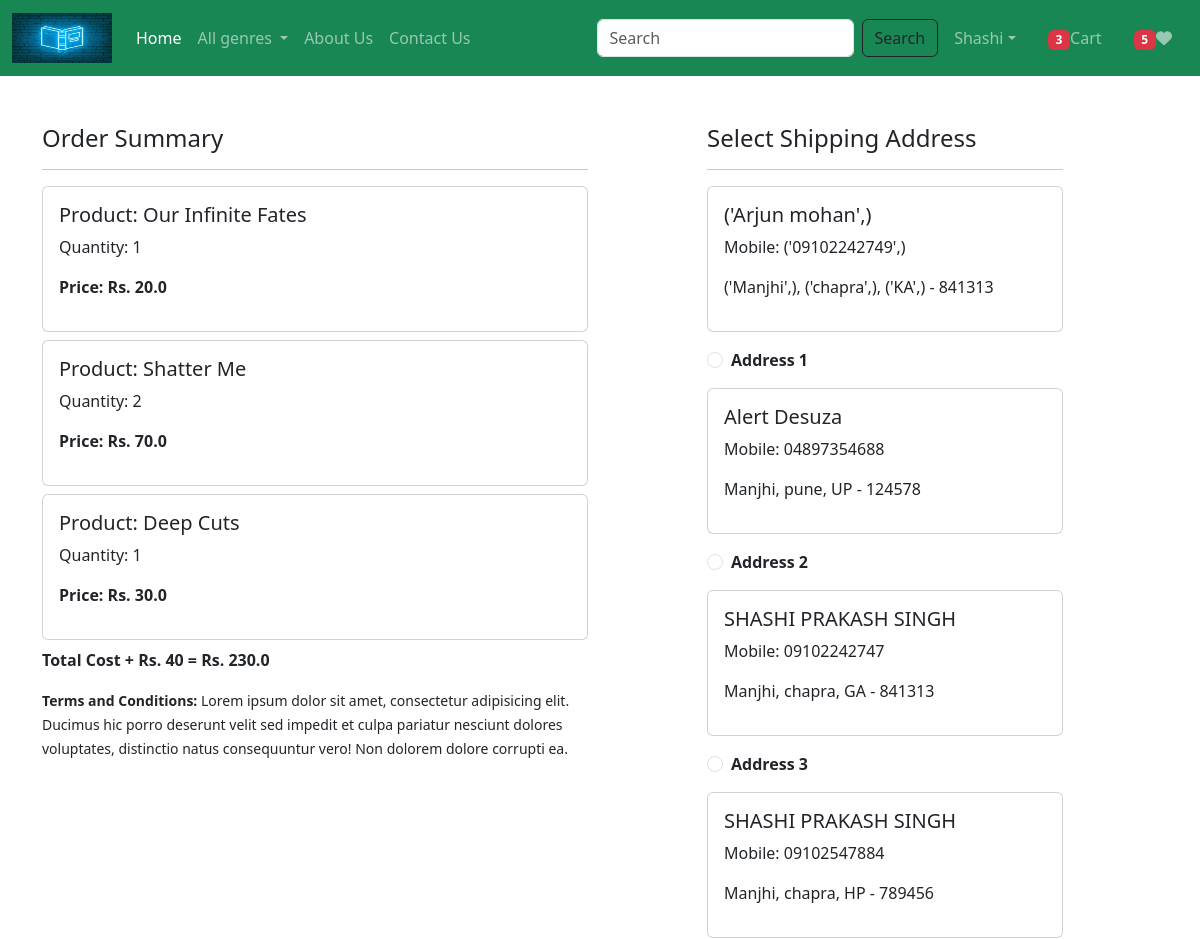
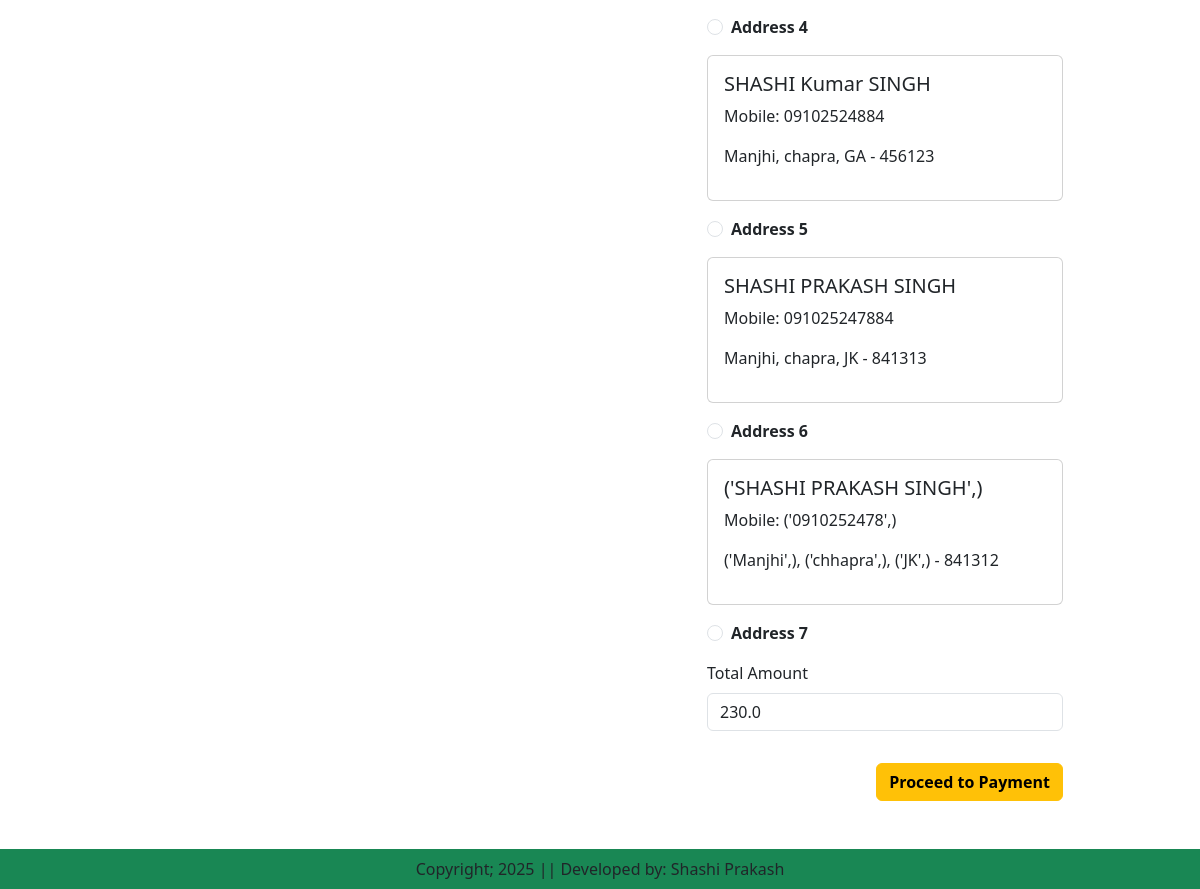
Screenshot of /checkout/ (signed in) with the database file from the repository (2 pictures, top to bottom).
### app/models.py (models this page shows, shortened)
class Cart(models.Model):
    user = models.ForeignKey(User, on_delete=models.CASCADE)
    product = models.ForeignKey(Product, on_delete=models.CASCADE)  # ✅ Correct (lowercase p)
    quantity = models.PositiveIntegerField(default=1)

class Product(models.Model):
    title = models.CharField(max_length=200)
    discounted_price = models.FloatField()
    selling_price = models.FloatField()
    description = models.TextField()
    composition = models.TextField(default='', blank=True)
    prodapp = models.TextField(default='', blank=True)
    category = models.CharField(choices=CATEGORY_CHOICES, max_length=3)
    product_image = models.ImageField(upload_to='books/')

class Customer(models.Model):
    user = models.ForeignKey(User, on_delete=models.CASCADE)
    name = models.CharField(max_length=200)
    locality = models.CharField(max_length=200)
    city = models.CharField(max_length=50)
    mobile = models.CharField(max_length=15, unique=True)
    zipcode = models.CharField(max_length=10)
    state = models.CharField(choices=STATE_CHOICES, max_length=2)

### app/views.py (the view)
# urls.py: path('checkout/', views.Checkout.as_view(), name='checkout'),
@method_decorator(login_required, name='dispatch')
class Checkout(View):
    def get(self, request):
        totalitem =0
        wishitem =0
        if request.user.is_authenticated:
            totalitem = len(Cart.objects.filter(user=request.user))
            wishitem = Wishlist.objects.filter(user=request.user).count()
        user=request.user
        add=Customer.objects.filter(user=user)
        cart_items=Cart.objects.filter(user=user)
        famount =0
        for p in cart_items:
            value = p.quantity * p.product.discounted_price
            famount = famount +value
        totalamount =famount + 40
        return render(request, 'app/checkout.html',locals())

### app/templates/app/checkout.html (shortened to what this page needs)
{% extends 'app/base.html' %}
{% load static %}
{% block main-content %}
<div class="container">
    <div class="row mt-5">
        <div class="col-sm-6">
            <h4>Order Summary</h4>
            <hr>
            {% if cart_items %}
                {% for item in cart_items %}
                <div class="card mb-2">
                    <div class="card-body">
                        <h5>Product: {{ item.product.title }}</h5>
                        <p>Quantity: {{ item.quantity }}</p>
                        <p class="fw-bold">Price: Rs. {{ item.product.discounted_price }}</p>
                    </div>
                </div>
                {% endfor %}
                <p class="fw-bold">Total Cost + Rs. 40 = Rs. {{ totalamount }}</p>
            {% else %}
                <p class="text-danger">Your cart is empty.</p>
            {% endif %}
            <small>
                <strong>Terms and Conditions:</strong> Lorem ipsum dolor sit amet, consectetur adipisicing elit.
                Ducimus hic porro deserunt velit sed impedit et culpa pariatur nesciunt dolores voluptates,
                distinctio natus consequuntur vero! Non dolorem dolore corrupti ea.
            </small>
        </div>
        <div class="col-sm-4 offset-sm-1">
            <h4>Select Shipping Address</h4>
            <hr>
            <form method="post" id="myform">
                {% if add %}
                    {% for ad in add %}
                    <div class="card mb-3">
                        <div class="card-body">
                            <h5>{{ ad.name }}</h5>
                            <p>Mobile: {{ ad.mobile }}</p>
                            <p>{{ ad.locality }}, {{ ad.city }}, {{ ad.state }} - {{ ad.zipcode }}</p>
                        </div>
                    </div>
                    <div class="form-check mt-2 mb-3">
                        <input class="form-check-input" type="radio" name="custid" id="custadd{{ forloop.counter }}" value="{{ ad.id }}" required>
                        <label class="form-check-label fw-bold" for="custadd{{ forloop.counter }}">
                            Address {{ forloop.counter }}
                        </label>
                    </div>
                    {% endfor %}
                {% else %}
                    <p class="text-danger">No saved addresses found. Please add an address first.</p>
                {% endif %}
                <div class="form-group mb-3">
                    <label for="totalamount" class="form-label">Total Amount</label>
                    <input type="number" class="form-control" name="totalamount" value="{{ totalamount }}" readonly>
                </div>
                <div class="text-end">
                    <button id="rzp-button1" type="submit" class="btn btn-warning mt-3 fw-bold">Proceed to Payment</button>
                </div>
            </form>
        </div>
    </div>
</div>
{% endblock %}

### rows the page displays
Cart: product "Our Infinite Fates", quantity "1", product.discounted_price "20.0"
Cart: product "Shatter Me", quantity "2", product.discounted_price "70.0"
Cart: product "Deep Cuts", quantity "1", product.discounted_price "30.0"
Customer: name "('Arjun mohan',)", mobile "('09102242749',)", locality "('Manjhi',)", city "('chapra',)", state "('KA',)", zipcode "841313"
Customer: name "Alert Desuza", mobile "04897354688", locality "Manjhi", city "pune", state "UP", zipcode "124578"
Customer: name "SHASHI PRAKASH SINGH", mobile "09102242747", locality "Manjhi", city "chapra", state "GA", zipcode "841313"
Customer: name "SHASHI PRAKASH SINGH", mobile "09102547884", locality "Manjhi", city "chapra", state "HP", zipcode "789456"
Customer: name "SHASHI Kumar SINGH", mobile "09102524884", locality "Manjhi", city "chapra", state "GA", zipcode "456123"
Customer: name "SHASHI PRAKASH SINGH", mobile "091025247884", locality "Manjhi", city "chapra", state "JK", zipcode "841313"
Customer: name "('SHASHI PRAKASH SINGH',)", mobile "('0910252478',)", locality "('Manjhi',)", city "('chhapra',)", state "('JK',)", zipcode "841312"

### other values shown
{{ totalitem }} "3"
{{ wishitem }} "5"
{{ totalamount }} "230.0"
